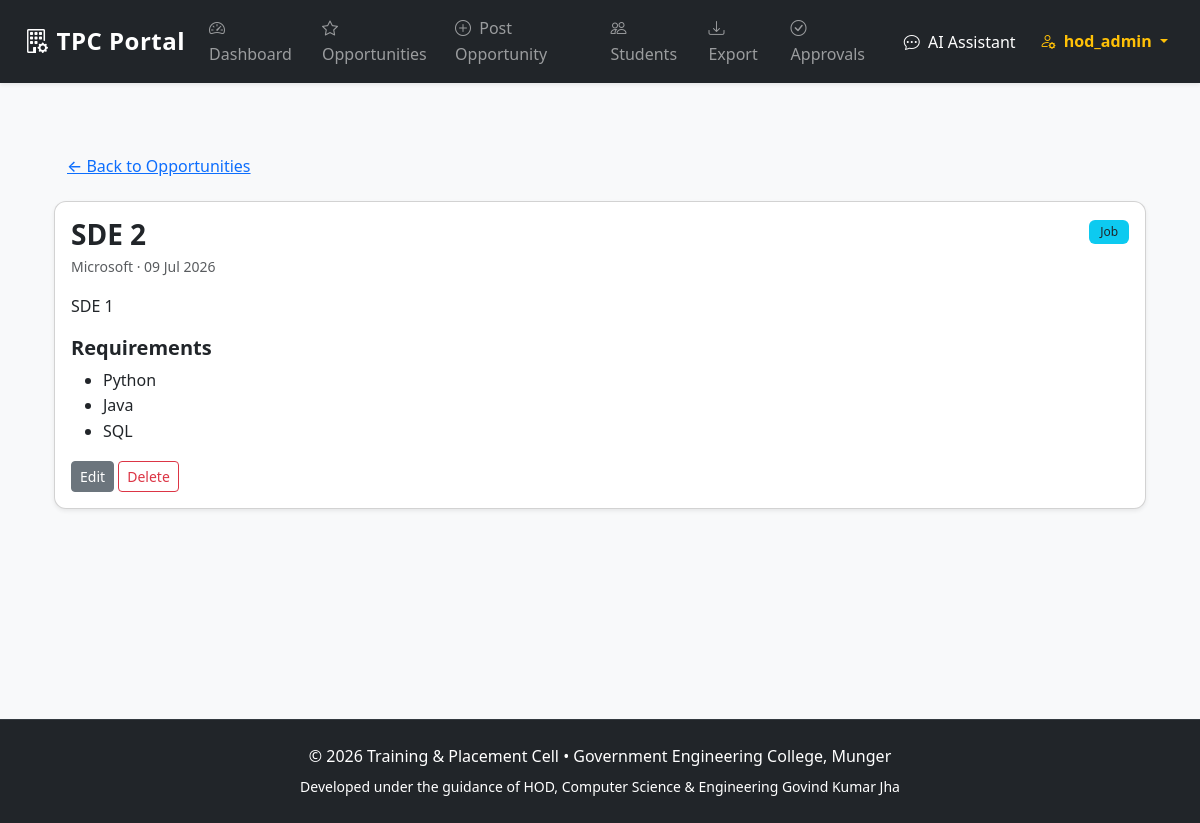
Screenshot of /admin/opportunity/2 (signed in) with the database file from the repository.
### app/models.py (models this page shows, shortened)
class User(db.Model):
    __tablename__ = 'users'
    id = db.Column(db.Integer, primary_key=True)
    username = db.Column(db.String(50), unique=True, nullable=False, index=True)
    full_name = db.Column(db.String(100))
    email = db.Column(db.String(120), unique=True, nullable=False, index=True)
    password = db.Column(db.String(255), nullable=False)  # hashed
    role = db.Column(db.String(20), nullable=False)  # Student, HOD, Principal, Corporate, TPO, Admin
    is_active = db.Column(db.Boolean, default=True, nullable=False)
    created_at = db.Column(db.DateTime, default=datetime.utcnow)
    updated_at = db.Column(db.DateTime, default=datetime.utcnow, onupdate=datetime.utcnow)
    student_profile = db.relationship('StudentProfile', back_populates='user', uselist=False, cascade='all, delete-orphan')
    applications = db.relationship('Application', back_populates='student', lazy='dynamic')
    student_verification = db.relationship('StudentVerification', back_populates='user', uselist=False, cascade='all, delete-orphan', foreign_keys='StudentVerification.user_id')
    corporate_profile = db.relationship('CorporateProfile', back_populates='user', uselist=False, cascade='all, delete-orphan', foreign_keys='CorporateProfile.user_id')
    corporate_access_tokens = db.relationship('CorporateAccessToken', back_populates='created_by', lazy='dynamic')

class Opportunity(db.Model):
    __tablename__ = 'opportunities'
    id = db.Column(db.Integer, primary_key=True)
    title = db.Column(db.String(200), nullable=False)
    type = db.Column(db.String(50), nullable=False)  # e.g. Job, Internship, Session, Hackathon, Bootcamp, Seminar
    organizer = db.Column(db.String(150))
    company_name = db.Column(db.String(150))
    description = db.Column(db.Text)
    requirements = db.Column(db.Text)  # JSON string or newline-separated list
    date = db.Column(db.DateTime)
    mode = db.Column(db.String(50))
    ctc = db.Column(db.String(50))  # e.g. "12 LPA", "500/month"
    min_cgpa = db.Column(db.Float)  # Minimum CGPA required
    allowed_branches = db.Column(db.Text)  # comma-separated
    deadline = db.Column(db.DateTime)  # Application deadline
    created_at = db.Column(db.DateTime, default=datetime.utcnow)
    def get_requirements_list(self):
        if not self.requirements:
            return []
        try:
            import json
            data = json.loads(self.requirements)
            if isinstance(data, list):
                return data
        except Exception:
            pass
        return [r.strip() for r in self.requirements.splitlines() if r.strip()]

### app/admin/routes.py (the view)
@bp.route('/opportunity/<int:opp_id>')
@admin_required
def view_opportunity(opp_id):
    opp = Opportunity.query.get_or_404(opp_id)
    return render_template('admin/opportunity_detail.html', opportunity=opp)

### templates/admin/opportunity_detail.html (shortened to what this page needs)
{% extends "base.html" %}
{% block content %}
<div class="container py-4">
    <a href="{{ url_for('admin.opportunities') }}" class="btn btn-link">← Back to Opportunities</a>
    <div class="card shadow-sm mt-3">
        <div class="card-body">
            <div class="d-flex justify-content-between align-items-start mb-2">
                <div>
                    <h3 class="mb-1">{{ opportunity.title }}</h3>
                    <p class="small text-muted mb-0">{{ opportunity.organizer or opportunity.company_name or 'Admin' }} · {{ opportunity.date.strftime('%d %b %Y') if opportunity.date else 'TBA' }}</p>
                </div>
                <div>
                    <span class="badge bg-info text-dark">{{ opportunity.type }}</span>
                </div>
            </div>
            <p class="mt-3">{{ opportunity.description or 'No description provided.' }}</p>
            <h5>Requirements</h5>
            {% set reqs = opportunity.get_requirements_list() %}
            {% if reqs %}
                <ul>
                    {% for r in reqs %}
                        <li>{{ r }}</li>
                    {% endfor %}
                </ul>
            {% else %}
                <p class="text-muted">No specific requirements.</p>
            {% endif %}
            <div class="mt-3">
                <a href="{{ url_for('admin.edit_opportunity', opp_id=opportunity.id) }}" class="btn btn-secondary btn-sm">Edit</a>
                <form action="{{ url_for('admin.delete_opportunity', opp_id=opportunity.id) }}" method="post" class="d-inline">
                    <button class="btn btn-outline-danger btn-sm" onclick="return confirm('Delete this opportunity?')">Delete</button>
                </form>
            </div>
        </div>
    </div>
</div>
{% endblock %}

### templates/base.html (shortened to what this page needs)
<!DOCTYPE html>
<html lang="en">
<head>
    <link href="https://cdn.jsdelivr.net/npm/bootstrap@5.3.3/dist/css/bootstrap.min.css"
          rel="stylesheet"
>
    <link rel="stylesheet" href="https://cdn.jsdelivr.net/npm/bootstrap-icons@1.11.3/font/bootstrap-icons.min.css">
    <link rel="stylesheet" href="{{ url_for('static', filename='css/styles.css') }}">
</head>
<body class="bg-light">
    <nav class="navbar navbar-expand-lg navbar-dark bg-dark shadow-sm">
        <div class="container-fluid px-4">
            <a class="navbar-brand fw-bold fs-4" href="{{ url_for('main.index') }}">
                <i class="bi bi-building-gear me-2"></i>TPC Portal
            </a>
            <div class="collapse navbar-collapse" id="navbarNav">
                <ul class="navbar-nav ms-auto align-items-center">
                    {% if 'user_id' in session %}
                        {% if session.role in ['Admin', 'TPO', 'HOD'] %}
                            <li class="nav-item">
                                <a class="nav-link" href="{{ url_for('admin.dashboard') }}">
                                    <i class="bi bi-speedometer2 me-1"></i> Dashboard
                                </a>
                            </li>
                            <li class="nav-item">
                                <a class="nav-link" href="{{ url_for('admin.opportunities') }}">
                                    <i class="bi bi-star me-1"></i> Opportunities
                                </a>
                            </li>
                            <li class="nav-item">
                                <a class="nav-link" href="{{ url_for('admin.new_opportunity') }}">
                                    <i class="bi bi-plus-circle me-1"></i> Post Opportunity
                                </a>
                            </li>
                            <li class="nav-item">
                                <a class="nav-link" href="{{ url_for('admin.view_students') }}">
                                    <i class="bi bi-people me-1"></i> Students
                                </a>
                            </li>
                            <li class="nav-item">
                                <a class="nav-link" href="{{ url_for('admin.export_students') }}">
                                    <i class="bi bi-download me-1"></i> Export
                                </a>
                            </li>
                            {% if session.role == 'TPO' %}
                                <li class="nav-item">
                                    <a class="nav-link" href="{{ url_for('tpo.approve_students') }}">
                                        <i class="bi bi-check-circle me-1"></i> Approvals
                                    </a>
                                </li>
                            {% elif session.role == 'HOD' %}
                                <li class="nav-item">
                                    <a class="nav-link" href="{{ url_for('hod.approve_students') }}">
                                        <i class="bi bi-check-circle me-1"></i> Approvals
                                    </a>
                                </li>
                            {% endif %}
                        {% elif session.role == 'Principal' %}
                            <li class="nav-item">
                                <a class="nav-link" href="{{ url_for('principal.dashboard') }}">
                                    <i class="bi bi-speedometer2 me-1"></i> Dashboard
                                </a>
                            </li>
                        {% endif %}
                        <li class="nav-item ms-2">
                            <a class="nav-link btn btn-sm btn-info text-white" href="{{ url_for('chatbot.chatbot_page') }}">
                                <i class="bi bi-chat-dots me-1"></i> AI Assistant
                            </a>
                        </li>
                        <li class="nav-item dropdown ms-2">
                            <a class="nav-link dropdown-toggle text-warning fw-semibold" href="#" id="userDropdown" role="button" data-bs-toggle="dropdown" aria-expanded="false">
                                <i class="bi bi-person-gear me-1"></i> {{ session.username if 'username' in session else 'Account' }}
                            </a>
                        </li>
                    {% endif %}
                </ul>
            </div>
        </div>
    </nav>
    <main class="container py-4 fade-in-content">
        {% block content %}{% endblock %}
    </main>
    <footer class="bg-dark text-white text-center py-4 mt-auto">
        <div class="container">
            <p class="mb-1">
                © {{ current_year }} Training & Placement Cell •
                <a href="#" class="text-white text-decoration-none">Government Engineering College, Munger</a>
            </p>
            <small> Developed under the guidance of HOD, Computer Science & Engineering Govind Kumar Jha </small>
        </div>
    </footer>
</body>
</html>

### static/css/styles.css (style rules this page uses)
:root { --primary: #0d6efd; --primary-dark: #0b5ed7; --success: #198754; --warning: #ffc107; --danger: #dc3545; --info: #0dcaf0; --light-bg: #f8f9fa; --dark-bg: #212529; }
body { font-family: 'Segoe UI', system-ui, -apple-system, sans-serif; background-color: var(--light-bg); color: #333; line-height: 1.6; }
h1, h2, h3, h4, h5, h6 { font-weight: 600; }
main { min-height: calc(100vh - 180px); }
.navbar-dark .navbar-brand { font-weight: 700; letter-spacing: 0.5px; }
.nav-link { transition: color 0.2s ease; }
.card { border-radius: 12px; overflow: hidden; }
.shadow-sm { box-shadow: 0 0.125rem 0.25rem rgba(0, 0, 0, 0.075) !important; }
.btn { font-weight: 500; transition: all 0.15s ease; white-space: nowrap; }
.badge { font-weight: 500; padding: 0.5em 0.9em; }
footer { border-top: 1px solid #343a40; }
.fade-in-content { opacity: 0; animation: fadeInContent 0.4s ease-out 0.1s forwards; }
.card { transition: all 0.3s ease; }
.btn { transition: all 0.2s ease; }

### rows the page displays
User: username "hod_admin"
Opportunity: title "SDE 2", organizer "Microsoft", date "09 Jul 2026", type "Job", description "SDE 1"

### other values shown
{{ r }} "Python" "Java" "SQL"
